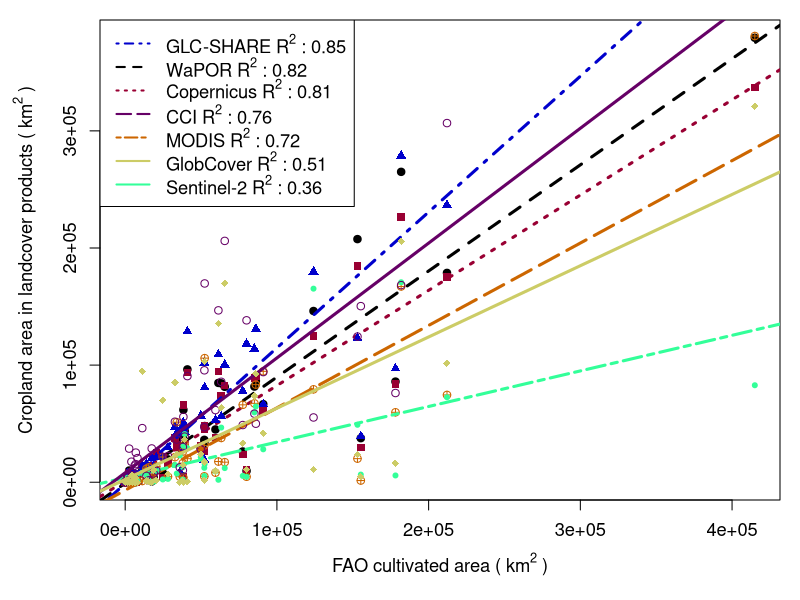

Here is the R script that generated this plot:
#Set working directory (Remember to change from "/" to "/")
library("gridExtra")
library("cowplot")

setwd("C:/Users/afua/S3_bucket/Partitioning_ET2/Instance_Partitioning_Africa/Validation_and_stats_best3_crop")
print(getwd())

data <- read.csv("Cropland_area_csv2.csv", header= TRUE)
head(data)

par(mar = c(5, 5, 1, 1)) # c(bottom, left, top, right)
plot <-    
  plot(data$FAO, data$Wapor, pch=19, col ="black",
       xlab= "FAO cultivated area (" ~ km ^2 ~ ")", 
       ylab= "Cropland area in landcover products (" ~ km ^2 ~ ")",
       cex.lab = 1.1, cex.axis=1.1)

abline(WaPor <- lm(data$Wapor ~ data$FAO), col = "black", lwd = 3, lty = 2 )

points(data$FAO, data$Copernicus, col = "#990033", pch = 15)
abline(Copernicus <- lm(data$Copernicus ~ data$FAO), col = "#990033", lwd = 3, lty = 3)

points(data$FAO, data$Glc_share, col = "#0000CC", pch = 17)
abline(Glc_share <- lm(data$Glc_share ~ data$FAO), col = "#0000CC", lwd = 3, lty = 4)

points(data$FAO, data$Modis, col = "#CC6600", pch = 10)
abline(Modis <- lm(data$Modis ~ data$FAO), col = "#CC6600", lwd = 3, lty = 5)

points(data$FAO, data$Sentinel, col = "#33FF99", pch = 20)
abline(Sentinel <- lm(data$Sentinel ~ data$FAO), col = "#33FF99", lwd = 3, lty = 6)

points(data$FAO, data$CCI, col = "#660066", pch = 21)
abline(CCI <- lm(data$CCI ~ data$FAO), col = "#660066", lwd = 3, lty = 1)

points(data$FAO, data$Globecover, col = "#CCCC66", pch = 18)
abline(Globecover <- lm(data$Globecover ~ data$FAO), col = "#CCCC66", lwd = 3, lty = 1)

#Calculate correlations
format(summary(WaPor)$adj.r.squared, digits=4)
format(summary(Copernicus)$adj.r.squared, digits=4)
format(summary(Glc_share)$adj.r.squared, digits=4)
format(summary(Modis)$adj.r.squared, digits=4)
format(summary(Sentinel)$adj.r.squared, digits=4)
format(summary(CCI )$adj.r.squared, digits=4)
format(summary(Globecover)$adj.r.squared, digits=4)


legend( x = "topleft",
        legend = c("GLC-SHARE" ~ R^2 ~ ": 0.85","WaPOR" ~ R^2 ~ ": 0.82", "Copernicus" ~ R^2 ~ ": 0.81", "CCI" ~ R^2 ~ ": 0.76", "MODIS" ~ R^2 ~ ": 0.72", "GlobCover" ~ R^2 ~ ": 0.51", "Sentinel-2" ~ R^2 ~ ": 0.36"),
        col = c("#0000CC","black","#990033","#660066","#CC6600", "#CCCC66", "#33FF99"),
        lwd=2, lty=c(4, 2, 3, 5, 6, 1,1),
         cex = 1.1, horiz = F )
